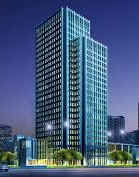
#> input picture Day-5 Part1/building-Zoom Out.jpg, 139 x 177 px
$ python 8_SIFT_algorithm.py
#> lines starting #> are read from the running program, lines starting #| are printed output that depends on the picture
import cv2
import matplotlib.pyplot as plt
img = cv2.imread("building-Zoom Out.jpg")
#> img is the input picture: shape (177, 139, 3); mean B, G, R 124.2, 90.3, 69.4
gray = cv2.cvtColor(img,cv2.COLOR_BGR2GRAY)
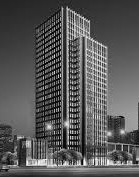
#> gray: shape (177, 139); min 2, max 254, mean 87.9

sift = cv2.SIFT_create()
keypoints,descriptors = sift.detectAndCompute(gray,None)
#> keypoints = 166 keypoints; strongest (x, y, size): (49, 127, 4), (27, 164, 2.4), (66, 164, 3.3), (68, 44, 1.9)

img_sift = cv2.drawKeypoints(img,keypoints,None,flags = cv2.DRAW_MATCHES_FLAGS_DRAW_RICH_KEYPOINTS)
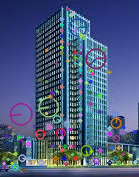
#> img_sift: shape (177, 139, 3); mean B, G, R 124.9, 91, 73.8
plt.imshow(cv2.cvtColor(img_sift,cv2.COLOR_BGR2RGB))
plt.axis("off")
plt.show()
